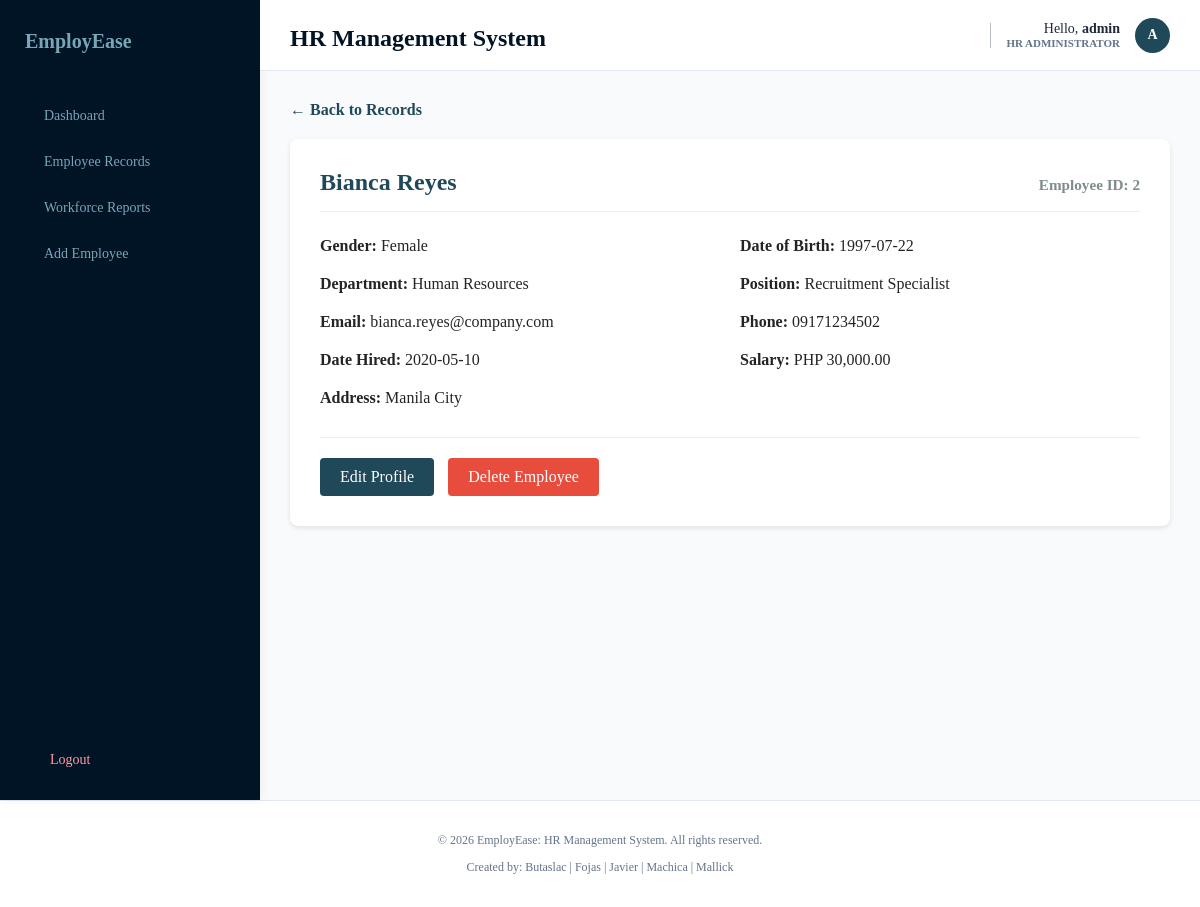
/dashboard/profile.php?id=2 (signed in), run on the app's committed database.
### tables this page shows
CREATE TABLE IF NOT EXISTS employees (
    employee_id INT AUTO_INCREMENT PRIMARY KEY,
    first_name VARCHAR(50) NOT NULL,
    last_name VARCHAR(50) NOT NULL,
    gender VARCHAR(10),
    birth_date DATE,
    department VARCHAR(50),
    position VARCHAR(70),
    salary DECIMAL(10,2),
    contact_number VARCHAR(20),
    email VARCHAR(100),
    address VARCHAR(255),
    date_hired DATE
);

### dashboard/profile.php (the view, shortened to what this page needs)
<?php
    require_once '../db.php';
    $id = intval($_GET['id']);
    $stmt = $conn->prepare("SELECT * FROM employees WHERE employee_id = ?");
    $stmt->bind_param("i", $id);
    $stmt->execute();
    $employee = $stmt->get_result()->fetch_assoc();
?>
<!DOCTYPE html>
<html lang="en">
<head>
    <link rel="stylesheet" href="../assets/style.css">
</head>
<body>
    <div class="dashboard-wrapper">
        <?php include('../includes/sidebar.php'); ?>
        <main class="dashboard-main-content">
            <?php include('../includes/header.php'); ?>
            <div class="directory-container">
                <a href="records.php" style="text-decoration: none; color: #1f4959; font-weight: bold;">← Back to Records</a>
                <div class="profile-card" style="background: white; padding: 30px; border-radius: 8px; margin-top: 20px; box-shadow: 0 2px 5px rgba(0,0,0,0.1);">
                    <div style="display: flex; justify-content: space-between; align-items: baseline;">
                        <h2 style="margin: 0; color: #1f4959;">
                            <?php echo htmlspecialchars($employee['first_name'] . ' ' . $employee['last_name']); ?>
                        </h2>
                        <span style="color: #7f8c8d; font-size: 0.95rem; font-weight: bold;">
                            Employee ID: <?php echo htmlspecialchars($employee['employee_id']); ?>
                        </span>
                    </div>
                    <hr style="border: 0; border-top: 1px solid #eee; margin: 15px 0 25px 0;">
                    <div style="display: grid; grid-template-columns: 1fr 1fr; gap: 20px;">
                        <p style="margin: 0;"><strong>Gender:</strong> <?php echo htmlspecialchars($employee['gender'] ?: 'N/A'); ?></p>
                        <p style="margin: 0;"><strong>Date of Birth:</strong> <?php echo htmlspecialchars($employee['birth_date'] ?: 'N/A'); ?></p>
                        <p style="margin: 0;"><strong>Department:</strong> <?php echo htmlspecialchars($employee['department'] ?: 'N/A'); ?></p>
                        <p style="margin: 0;"><strong>Position:</strong> <?php echo htmlspecialchars($employee['position'] ?: 'N/A'); ?></p>
                        <p style="margin: 0;"><strong>Email:</strong> <?php echo htmlspecialchars($employee['email'] ?: 'N/A'); ?></p>
                        <p style="margin: 0;"><strong>Phone:</strong> <?php echo htmlspecialchars($employee['contact_number'] ?: 'N/A'); ?></p>
                        <p style="margin: 0;"><strong>Date Hired:</strong> <?php echo htmlspecialchars($employee['date_hired'] ?: 'N/A'); ?></p>
                        <p style="margin: 0;"><strong>Salary:</strong> PHP <?php echo number_format($employee['salary'] ?? 0, 2); ?></p>
                        <p style="margin: 0; grid-column: span 2;"><strong>Address:</strong> <?php echo htmlspecialchars($employee['address'] ?: 'N/A'); ?></p>
                    </div>
                    <div class="profile-actions" style="margin-top: 30px; padding-top: 20px; border-top: 1px solid #eee;">
                        <a href="crud_system/updateEmployee.php?id=<?php echo $employee['employee_id']; ?>"
                           class="btn-edit" style="padding: 10px 20px; background: #1f4959; color: white; text-decoration: none; border-radius: 4px; display: inline-block;">Edit Profile</a>
                        <a href="crud_system/deleteEmployee.php?id=<?php echo $employee['employee_id']; ?>"
                           class="btn-delete" style="padding: 10px 20px; background: #e74c3c; color: white; text-decoration: none; border-radius: 4px; margin-left: 10px; display: inline-block;"
                           onclick="return confirm('WARNING: This will permanently delete this employee. Continue?');">Delete Employee</a>
                    </div>
                </div>
            </div>
            <?php include('../includes/footer.php'); ?>
</body>
</html>

### includes/sidebar.php (shortened to what this page needs)
<?php
    $current_page = basename($_SERVER['PHP_SELF']);
?>
<aside class="sidebar">
    <div class="sidebar-brand">
        <h2 style = "color: #78a6b9;"> EmployEase</h2>
    </div>
    <nav class="sidebar-menu">
        <ul>
            <li>
                <a href="<?php echo (basename(dirname($_SERVER['PHP_SELF'])) == 'crud_system') ? '../index.php' : 'index.php'; ?>"
                class="menu-item <?php echo ($current_page == 'index.php') ? 'active' : ''; ?>">
                    <span class="menu-text">Dashboard</span>
                </a>
            </li>
            <li>
                <a href="<?php echo (basename(dirname($_SERVER['PHP_SELF'])) == 'crud_system') ? '../records.php' : 'records.php'; ?>"
                class="menu-item <?php echo ($current_page == 'records.php') ? 'active' : ''; ?>">
                    <span class="menu-text">Employee Records</span>
                </a>
            </li>
            <li>
                <a href="reports.php" class="menu-item <?php echo ($current_page == 'reports.php') ? 'active' : ''; ?>">
                    <span class="menu-text">Workforce Reports</span>
                </a>
            </li>
            <li>
                <a href="crud_system/createEmployee.php" class="menu-item <?php echo ($current_page == 'createEmployee.php') ? 'active' : ''; ?>">
                    <span class="menu-text">Add Employee</span>
                </a>
            </li>
        </ul>
    </nav>
    <div class="sidebar-footer">
        <a href="../authentication/logout.php" class="sidebar-logout">
            <span class="menu-text">Logout</span>
        </a>
    </div>
</aside>

### includes/header.php (shortened to what this page needs)
<header class="dashboard-header">
    <div class="header-title">
        <br><br>
        <h1>HR Management System</h1>
    </div>
    <div class="header-profile">
        <div class="profile-info">
            <span class="profile-name">Hello, <strong><?php echo htmlspecialchars($_SESSION['username']); ?></strong></span>
            <span class="profile-role">HR Administrator</span>
        </div>
        <div class="header-avatar">
            <?php
                $user_initial = strtoupper(substr($_SESSION['username'], 0, 1));
            ?>
            <div class="avatar-badge"><?php echo $user_initial; ?></div>
        </div>
    </div>
</header>

### includes/footer.php
        </main>
    </div>
    <footer class="system-footer">
        <p>&copy; <?php echo date('Y'); ?> EmployEase: HR Management System. All rights reserved.</p>
        <p> Created by: Butaslac | Fojas | Javier | Machica | Mallick </p>
    </footer>
</body>
</html>

### assets/style.css (style rules this page uses)
:root { --primary-color: #011425; --secondary-color: #1f4959; --accent-red: #e7412f; --bg-light: #78a6b9; --text-dark: #242424; --border-color: #dcdcdc; --font-family: Georgia, 'Times New Roman', Times, serif; --font-size: 16px; }
body { margin: 0; padding: 0; height: 100%; font-family: var(--font-family); background-color: #f8fafc; color: var(--text-dark); }
h1 { font-size: 1.5rem; color: var(--primary-color); margin-top: 10px; margin-bottom: 10px; font-weight: bold; white-space: nowrap; }
h2 { font-size: 1.5rem; color: var(--secondary-color); margin: 0 0 10px 0; font-weight: bold; }
.dashboard-wrapper { display: flex; min-height: 100vh; background-color: #f8fafc; }
.sidebar { width: 260px; background-color: var(--primary-color); color: #ffffff; display: flex; flex-direction: column; padding: 20px 0; box-shadow: 2px 0 10px rgba(0, 0, 0, 0.05); }
.sidebar-brand { display: flex; align-items: center; gap: 12px; padding: 10px 25px; margin-bottom: 30px; }
.sidebar-brand h2 { font-size: 20px; font-weight: 700; margin: 0; }
.sidebar-menu ul { list-style-type: none; padding: 0; margin: 0; }
.menu-item { display: flex; align-items: center; gap: 15px; padding: 15px 25px; color: var(--bg-light); text-decoration: none; font-weight: 500; font-size: 14px; transition: all 0.2s; border-left: 4px solid transparent; }
.sidebar-footer { margin-top: auto; padding: 0 20px; }
.sidebar-logout { display: flex; align-items: center; gap: 15px; padding: 12px 15px; color: #ff99a3; text-decoration: none; font-size: 14px; font-weight: 500; border-radius: 4px; transition: background-color 0.2s; }
.dashboard-main-content { flex: 1; display: flex; flex-direction: column; }
.dashboard-header { height: 70px; background-color: #ffffff; display: flex; justify-content: space-between; align-items: center; padding: 0 30px; border-bottom: 1px solid #e2e8f0; }
.header-title { text-align: center; margin-bottom: 30px; color: var(--secondary-color); }
.header-profile { display: flex; align-items: center; gap: 15px; }
.profile-info { display: flex; flex-direction: column; text-align: right; }
.profile-name { font-size: 14px; color: #1e293b; }
.profile-role { font-size: 11px; color: #64748b; text-transform: uppercase; font-weight: 600; }
.avatar-badge { width: 35px; height: 35px; background-color: var(--secondary-color); color: #ffffff; border-radius: 50%; display: flex; align-items: center; justify-content: center; font-weight: 700; font-size: 14px; }
.directory-container { padding: 30px; }
.system-footer { text-align: center; padding: 20px 0; background-color: #ffffff; border-top: 1px solid #e2e8f0; font-size: 12px; color: #64748b; margin-top: auto; }

### data on the page
employees: first_name+last_name "Bianca Reyes", employee_id "2", gender "Female", birth_date "1997-07-22", department "Human Resources", position "Recruitment Specialist", email "bianca.reyes@company.com", contact_number "09171234502", date_hired "2020-05-10", salary "30,000.00", address "Manila City"

### other printed values
$_SESSION['username'] "admin"
$user_initial "A"
